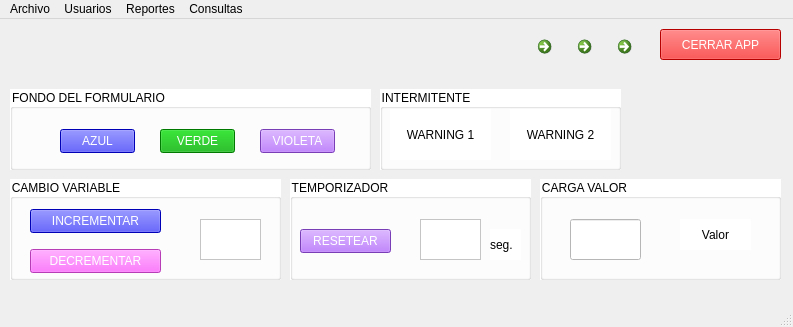
<?xml version="1.0" encoding="UTF-8"?>
<ui version="4.0">
 <class>MainWindow</class>
 <widget class="QMainWindow" name="MainWindow">
  <property name="geometry">
   <rect>
    <x>0</x>
    <y>0</y>
    <width>793</width>
    <height>327</height>
   </rect>
  </property>
  <property name="windowTitle">
   <string>MainWindow</string>
  </property>
  <widget class="QWidget" name="centralwidget">
   <widget class="QStackedWidget" name="stackedWidget">
    <property name="geometry">
     <rect>
      <x>0</x>
      <y>50</y>
      <width>791</width>
      <height>221</height>
     </rect>
    </property>
    <property name="currentIndex">
     <number>0</number>
    </property>
    <widget class="QWidget" name="page">
     <widget class="QGroupBox" name="groupBox_temporizador">
      <property name="geometry">
       <rect>
        <x>290</x>
        <y>110</y>
        <width>241</width>
        <height>101</height>
       </rect>
      </property>
      <property name="styleSheet">
       <string notr="true">background-color: rgb(255, 255, 255);
color: rgb(0, 0, 0);
font: 700 12pt &quot;Segoe UI&quot;;</string>
      </property>
      <property name="title">
       <string>TEMPORIZADOR</string>
      </property>
      <widget class="QPushButton" name="pushButton_reset_timer">
       <property name="geometry">
        <rect>
         <x>10</x>
         <y>50</y>
         <width>91</width>
         <height>24</height>
        </rect>
       </property>
       <property name="styleSheet">
        <string notr="true">background-color: rgb(170, 85, 255);
font: 700 12pt &quot;Segoe UI&quot;;
color: rgb(255, 255, 255);</string>
       </property>
       <property name="text">
        <string>RESETEAR</string>
       </property>
      </widget>
      <widget class="QPlainTextEdit" name="plainTextEdit_timer">
       <property name="geometry">
        <rect>
         <x>130</x>
         <y>40</y>
         <width>61</width>
         <height>41</height>
        </rect>
       </property>
      </widget>
      <widget class="QLabel" name="label">
       <property name="geometry">
        <rect>
         <x>200</x>
         <y>50</y>
         <width>31</width>
         <height>31</height>
        </rect>
       </property>
       <property name="text">
        <string>seg.</string>
       </property>
      </widget>
     </widget>
     <widget class="QGroupBox" name="groupBox_cambio_variable">
      <property name="geometry">
       <rect>
        <x>10</x>
        <y>110</y>
        <width>271</width>
        <height>101</height>
       </rect>
      </property>
      <property name="styleSheet">
       <string notr="true">background-color: rgb(255, 255, 255);
color: rgb(0, 0, 0);
font: 700 12pt &quot;Segoe UI&quot;;</string>
      </property>
      <property name="title">
       <string>CAMBIO VARIABLE</string>
      </property>
      <widget class="QPushButton" name="pushButton_incrementar_variable_1">
       <property name="geometry">
        <rect>
         <x>20</x>
         <y>30</y>
         <width>131</width>
         <height>24</height>
        </rect>
       </property>
       <property name="styleSheet">
        <string notr="true">background-color: rgb(0, 0, 255);
font: 700 12pt &quot;Segoe UI&quot;;
color: rgb(255, 255, 255);</string>
       </property>
       <property name="text">
        <string>INCREMENTAR</string>
       </property>
      </widget>
      <widget class="QPlainTextEdit" name="plainTextEdit_variable_1">
       <property name="geometry">
        <rect>
         <x>190</x>
         <y>40</y>
         <width>61</width>
         <height>41</height>
        </rect>
       </property>
      </widget>
      <widget class="QPushButton" name="pushButton_decrementar_variable_1">
       <property name="geometry">
        <rect>
         <x>20</x>
         <y>70</y>
         <width>131</width>
         <height>24</height>
        </rect>
       </property>
       <property name="styleSheet">
        <string notr="true">background-color: rgb(255, 85, 255);
font: 700 12pt &quot;Segoe UI&quot;;
color: rgb(255, 255, 255);</string>
       </property>
       <property name="text">
        <string>DECREMENTAR</string>
       </property>
      </widget>
     </widget>
     <widget class="QGroupBox" name="groupBox_fondo_formulario">
      <property name="geometry">
       <rect>
        <x>10</x>
        <y>20</y>
        <width>361</width>
        <height>81</height>
       </rect>
      </property>
      <property name="styleSheet">
       <string notr="true">background-color: rgb(255, 255, 255);
color: rgb(0, 0, 0);
font: 700 12pt &quot;Segoe UI&quot;;</string>
      </property>
      <property name="title">
       <string>FONDO DEL FORMULARIO</string>
      </property>
      <widget class="QPushButton" name="pushButton_fondo_azul">
       <property name="geometry">
        <rect>
         <x>50</x>
         <y>40</y>
         <width>75</width>
         <height>24</height>
        </rect>
       </property>
       <property name="styleSheet">
        <string notr="true">background-color: rgb(0, 0, 255);
font: 700 12pt &quot;Segoe UI&quot;;
color: rgb(255, 255, 255);</string>
       </property>
       <property name="text">
        <string>AZUL</string>
       </property>
      </widget>
      <widget class="QPushButton" name="pushButton_fondo_verde">
       <property name="geometry">
        <rect>
         <x>150</x>
         <y>40</y>
         <width>75</width>
         <height>24</height>
        </rect>
       </property>
       <property name="styleSheet">
        <string notr="true">background-color: rgb(0, 170, 0);
font: 700 12pt &quot;Segoe UI&quot;;
color: rgb(255, 255, 255);</string>
       </property>
       <property name="text">
        <string>VERDE</string>
       </property>
      </widget>
      <widget class="QPushButton" name="pushButton_fondo_violeta">
       <property name="geometry">
        <rect>
         <x>250</x>
         <y>40</y>
         <width>75</width>
         <height>24</height>
        </rect>
       </property>
       <property name="styleSheet">
        <string notr="true">background-color: rgb(170, 85, 255);
font: 700 12pt &quot;Segoe UI&quot;;
color: rgb(255, 255, 255);</string>
       </property>
       <property name="text">
        <string>VIOLETA</string>
       </property>
      </widget>
     </widget>
     <widget class="QGroupBox" name="groupBox_temporizador_2">
      <property name="geometry">
       <rect>
        <x>540</x>
        <y>110</y>
        <width>241</width>
        <height>101</height>
       </rect>
      </property>
      <property name="styleSheet">
       <string notr="true">background-color: rgb(255, 255, 255);
color: rgb(0, 0, 0);
font: 700 12pt &quot;Segoe UI&quot;;</string>
      </property>
      <property name="title">
       <string>CARGA VALOR</string>
      </property>
      <widget class="QLabel" name="label_carga_valor">
       <property name="geometry">
        <rect>
         <x>140</x>
         <y>40</y>
         <width>71</width>
         <height>31</height>
        </rect>
       </property>
       <property name="text">
        <string>Valor</string>
       </property>
       <property name="alignment">
        <set>Qt::AlignmentFlag::AlignCenter</set>
       </property>
      </widget>
      <widget class="QLineEdit" name="lineEdit_carga_valor">
       <property name="geometry">
        <rect>
         <x>30</x>
         <y>40</y>
         <width>71</width>
         <height>41</height>
        </rect>
       </property>
      </widget>
     </widget>
     <widget class="QGroupBox" name="groupBox_intermitente">
      <property name="geometry">
       <rect>
        <x>380</x>
        <y>20</y>
        <width>241</width>
        <height>81</height>
       </rect>
      </property>
      <property name="styleSheet">
       <string notr="true">background-color: rgb(255, 255, 255);
color: rgb(0, 0, 0);
font: 700 12pt &quot;Segoe UI&quot;;</string>
      </property>
      <property name="title">
       <string>INTERMITENTE</string>
      </property>
      <widget class="QLabel" name="label_warning_1">
       <property name="geometry">
        <rect>
         <x>10</x>
         <y>20</y>
         <width>101</width>
         <height>51</height>
        </rect>
       </property>
       <property name="text">
        <string>WARNING 1</string>
       </property>
       <property name="alignment">
        <set>Qt::AlignmentFlag::AlignCenter</set>
       </property>
      </widget>
      <widget class="QLabel" name="label_warning_2">
       <property name="geometry">
        <rect>
         <x>130</x>
         <y>20</y>
         <width>101</width>
         <height>51</height>
        </rect>
       </property>
       <property name="text">
        <string>WARNING 2</string>
       </property>
       <property name="alignment">
        <set>Qt::AlignmentFlag::AlignCenter</set>
       </property>
      </widget>
     </widget>
    </widget>
    <widget class="QWidget" name="page_2">
     <widget class="QRadioButton" name="radioButton_panel_rosa">
      <property name="geometry">
       <rect>
        <x>50</x>
        <y>30</y>
        <width>121</width>
        <height>20</height>
       </rect>
      </property>
      <property name="text">
       <string>Panel ROSA</string>
      </property>
     </widget>
     <widget class="QRadioButton" name="radioButton_panel_negro">
      <property name="geometry">
       <rect>
        <x>50</x>
        <y>70</y>
        <width>131</width>
        <height>20</height>
       </rect>
      </property>
      <property name="text">
       <string>Panel NEGRO</string>
      </property>
     </widget>
     <widget class="QLabel" name="label_panel">
      <property name="geometry">
       <rect>
        <x>180</x>
        <y>30</y>
        <width>131</width>
        <height>141</height>
       </rect>
      </property>
      <property name="styleSheet">
       <string notr="true">background-color: rgb(255, 170, 127);</string>
      </property>
      <property name="text">
       <string/>
      </property>
     </widget>
     <widget class="QRadioButton" name="radioButton_panel_naranja">
      <property name="geometry">
       <rect>
        <x>50</x>
        <y>110</y>
        <width>131</width>
        <height>20</height>
       </rect>
      </property>
      <property name="text">
       <string>Panel Naranja</string>
      </property>
     </widget>
     <widget class="QCheckBox" name="checkBox_panel_1">
      <property name="geometry">
       <rect>
        <x>430</x>
        <y>30</y>
        <width>111</width>
        <height>20</height>
       </rect>
      </property>
      <property name="text">
       <string>Mostrar panel 1</string>
      </property>
     </widget>
     <widget class="QCheckBox" name="checkBox_panel_2">
      <property name="geometry">
       <rect>
        <x>430</x>
        <y>70</y>
        <width>111</width>
        <height>20</height>
       </rect>
      </property>
      <property name="text">
       <string>Mostrar panel 2</string>
      </property>
     </widget>
     <widget class="QCheckBox" name="checkBox__panel_3">
      <property name="geometry">
       <rect>
        <x>430</x>
        <y>110</y>
        <width>111</width>
        <height>20</height>
       </rect>
      </property>
      <property name="text">
       <string>Mostrar panel 3</string>
      </property>
     </widget>
     <widget class="QLabel" name="label_panel_1">
      <property name="geometry">
       <rect>
        <x>560</x>
        <y>30</y>
        <width>201</width>
        <height>31</height>
       </rect>
      </property>
      <property name="styleSheet">
       <string notr="true">background-color: rgb(170, 255, 0);</string>
      </property>
      <property name="text">
       <string/>
      </property>
     </widget>
     <widget class="QLabel" name="label_panel_2">
      <property name="geometry">
       <rect>
        <x>560</x>
        <y>70</y>
        <width>201</width>
        <height>31</height>
       </rect>
      </property>
      <property name="styleSheet">
       <string notr="true">background-color: rgb(0, 255, 127);</string>
      </property>
      <property name="text">
       <string/>
      </property>
     </widget>
     <widget class="QLabel" name="label_panel_3">
      <property name="geometry">
       <rect>
        <x>560</x>
        <y>110</y>
        <width>201</width>
        <height>31</height>
       </rect>
      </property>
      <property name="styleSheet">
       <string notr="true">background-color: rgb(0, 170, 0);</string>
      </property>
      <property name="text">
       <string/>
      </property>
     </widget>
    </widget>
    <widget class="QWidget" name="page_3">
     <widget class="QLabel" name="label_imagen">
      <property name="geometry">
       <rect>
        <x>300</x>
        <y>30</y>
        <width>191</width>
        <height>161</height>
       </rect>
      </property>
      <property name="text">
       <string/>
      </property>
     </widget>
    </widget>
   </widget>
   <widget class="QPushButton" name="pushButton_cerrar_app">
    <property name="geometry">
     <rect>
      <x>660</x>
      <y>10</y>
      <width>121</width>
      <height>31</height>
     </rect>
    </property>
    <property name="styleSheet">
     <string notr="true">background-color: rgb(255, 0, 0);
color: rgb(255, 255, 255);
font: 700 11pt &quot;Segoe UI&quot;;</string>
    </property>
    <property name="text">
     <string>CERRAR APP</string>
    </property>
   </widget>
   <widget class="QCommandLinkButton" name="commandLinkButton_go_next">
    <property name="geometry">
     <rect>
      <x>610</x>
      <y>10</y>
      <width>31</width>
      <height>41</height>
     </rect>
    </property>
    <property name="text">
     <string/>
    </property>
    <property name="icon">
     <iconset theme="QIcon::ThemeIcon::GoNext"/>
    </property>
   </widget>
   <widget class="QCommandLinkButton" name="commandLinkButton_go_prev">
    <property name="geometry">
     <rect>
      <x>530</x>
      <y>10</y>
      <width>31</width>
      <height>41</height>
     </rect>
    </property>
    <property name="text">
     <string/>
    </property>
    <property name="icon">
     <iconset theme="QIcon::ThemeIcon::GoPrevious"/>
    </property>
   </widget>
   <widget class="QCommandLinkButton" name="commandLinkButton_go_home">
    <property name="geometry">
     <rect>
      <x>570</x>
      <y>10</y>
      <width>31</width>
      <height>41</height>
     </rect>
    </property>
    <property name="text">
     <string/>
    </property>
    <property name="icon">
     <iconset theme="QIcon::ThemeIcon::GoHome"/>
    </property>
   </widget>
  </widget>
  <widget class="QMenuBar" name="menubar">
   <property name="geometry">
    <rect>
     <x>0</x>
     <y>0</y>
     <width>793</width>
     <height>22</height>
    </rect>
   </property>
   <widget class="QMenu" name="menuArchivo">
    <property name="title">
     <string>Archivo</string>
    </property>
    <addaction name="actionAjustes"/>
    <addaction name="actionImportar_Exportar"/>
   </widget>
   <widget class="QMenu" name="menuUsuarios">
    <property name="title">
     <string>Usuarios</string>
    </property>
    <addaction name="actionNuevo_Usuario"/>
    <addaction name="actionCambiar_Usuario"/>
    <addaction name="actionJerarqu_as"/>
   </widget>
   <widget class="QMenu" name="menuReportes">
    <property name="title">
     <string>Reportes</string>
    </property>
    <addaction name="actionAlarmas"/>
    <addaction name="actionReporte_Diario_Mensual"/>
   </widget>
   <widget class="QMenu" name="menuConsultas">
    <property name="title">
     <string>Consultas</string>
    </property>
    <addaction name="actionB_squeda"/>
    <addaction name="actionHistorial_Actividad"/>
    <addaction name="actionEstado_de_Sistema"/>
   </widget>
   <addaction name="menuArchivo"/>
   <addaction name="menuUsuarios"/>
   <addaction name="menuReportes"/>
   <addaction name="menuConsultas"/>
  </widget>
  <widget class="QStatusBar" name="statusbar"/>
  <action name="actionNuevo_Usuario">
   <property name="text">
    <string>Nuevo Usuario</string>
   </property>
  </action>
  <action name="actionCambiar_Usuario">
   <property name="text">
    <string>Cambiar Usuario</string>
   </property>
  </action>
  <action name="actionJerarqu_as">
   <property name="text">
    <string>Jerarquías</string>
   </property>
  </action>
  <action name="actionAlarmas">
   <property name="text">
    <string>Generar PDF</string>
   </property>
  </action>
  <action name="actionAjustes">
   <property name="text">
    <string>Ajustes</string>
   </property>
  </action>
  <action name="actionImportar_Exportar">
   <property name="text">
    <string>Importar/Exportar Datos</string>
   </property>
  </action>
  <action name="actionB_squeda">
   <property name="text">
    <string>Búsqueda</string>
   </property>
  </action>
  <action name="actionHistorial_Actividad">
   <property name="text">
    <string>Historial Actividad</string>
   </property>
  </action>
  <action name="actionEstado_de_Sistema">
   <property name="text">
    <string>Estado del Sistema</string>
   </property>
  </action>
  <action name="actionReporte_Diario_Mensual">
   <property name="text">
    <string>Reporte Diario/Mensual</string>
   </property>
  </action>
 </widget>
 <resources/>
 <connections/>
</ui>
